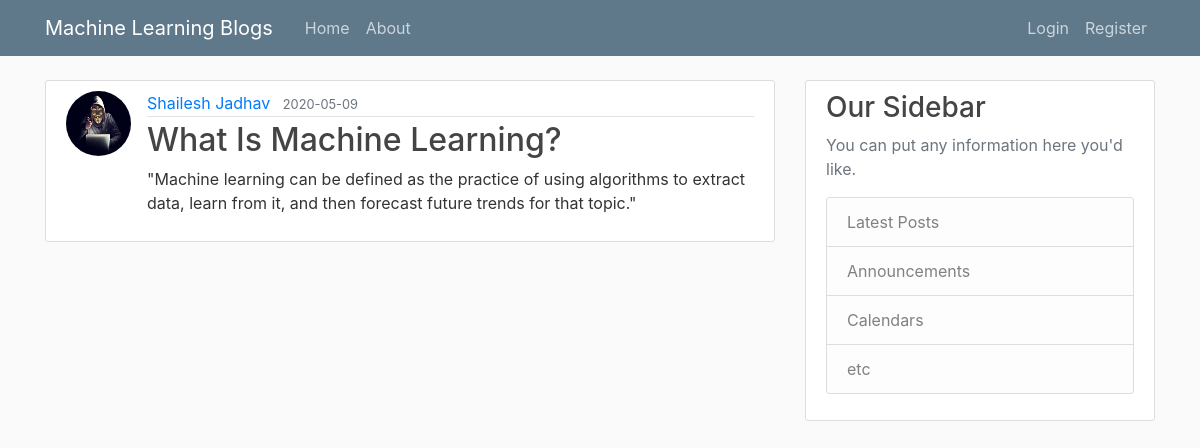
/post/1, run on an earlier commit of the app's database.
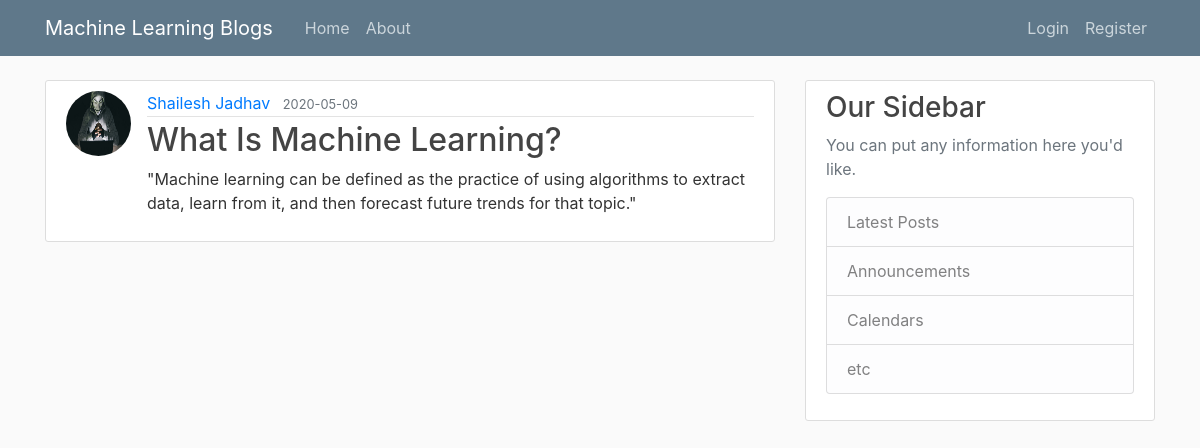
And on a later commit of the database.
### Flaskblog/models.py (models this page shows, shortened)
class User(db.Model, UserMixin):
    id = db.Column(db.Integer, primary_key=True)
    username = db.Column(db.String(20), unique=True, nullable=False)
    email = db.Column(db.String(120), unique=True, nullable=False)
    image_file = db.Column(db.String(20), nullable=False, default='User2.jpg')
    password = db.Column(db.String(60), nullable=False)
    posts = db.relationship('Post', backref='author', lazy=True)

### Flaskblog/route.py (the view)
@app.route("/post/<int:post_id>")
def post(post_id):
    post = Post.query.get_or_404(post_id)
    return render_template('post.html', title=post.title, post=post, post_id=post_id)

### Flaskblog/templates/post.html (shortened to what this page needs)
{% extends "layout.html" %}
{% block content %}
  <article class="media content-section">
    <img class="rounded-circle article-img" src="{{ url_for('static', filename='profile_pics/' + post.author.image_file) }}">
    <div class="media-body">
      <div class="article-metadata">
        <a class="mr-2" href="#">{{ post.author.username }}</a>
        <small class="text-muted">{{ post.date_posted.strftime('%Y-%m-%d') }}</small>
      </div>
      <h2 class="article-title">{{ post.title }}</h2>
      <p class="article-content">{{ post.content }}</p>
    </div>
  </article>
{% endblock content %}

What changed in the data, as far as the page shows it:
changed User "Shailesh Jadhav": image_file: a different picture
